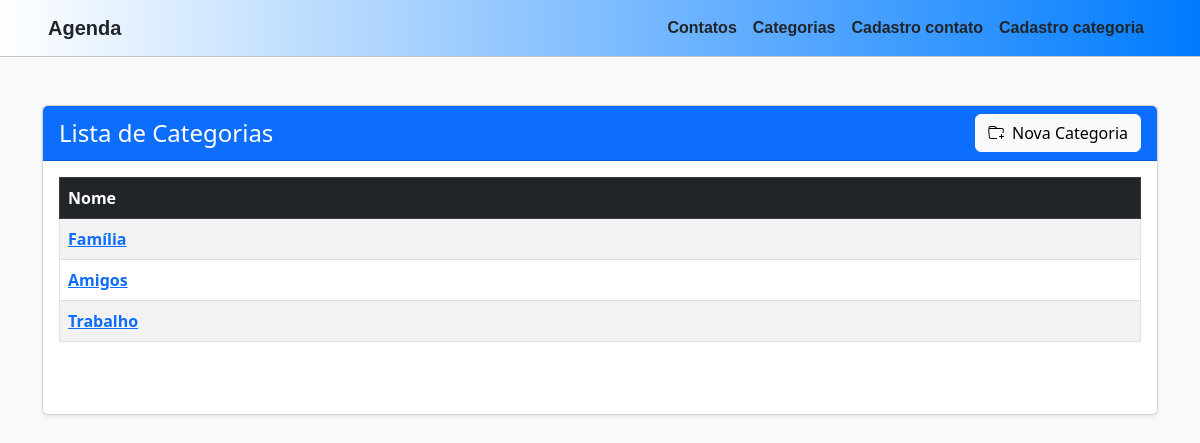
/categoria/listagem (signed in), run on an earlier commit of the app's database.
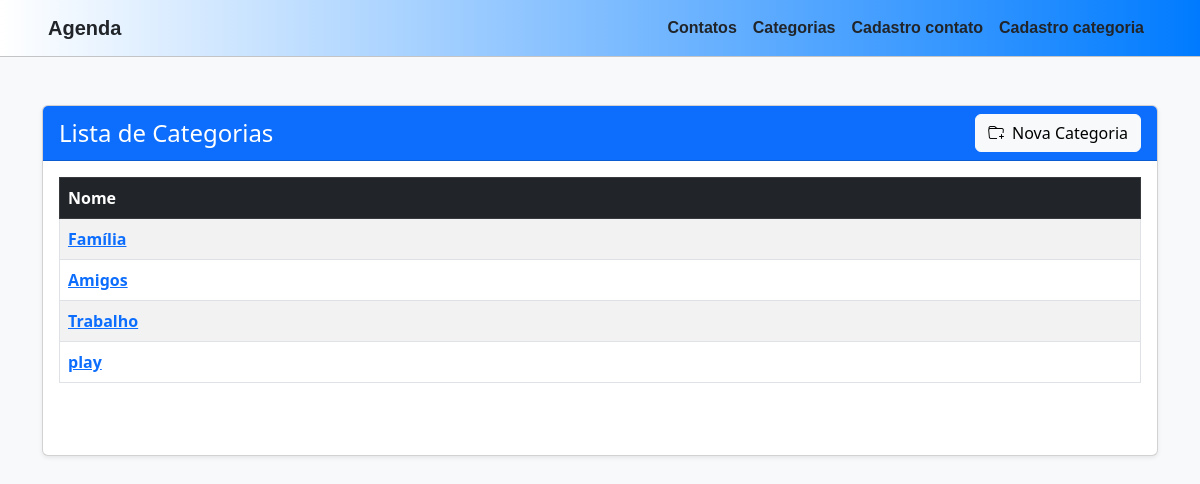
And on a later commit of the database.
### myapp/models.py (models this page shows, shortened)
class Categoria(models.Model):
    nome = models.CharField(max_length=200, verbose_name="Nome")

### myapp/views.py (the view)
# urls.py: path('categoria/listagem', views.categoria_list_view, name='listagem_categorias'),
@login_required(login_url='login')
def categoria_list_view(request):
            categorias = Categoria.objects.all()
            return render(request, 'myapp/listagem_categorias.html', {'categorias': categorias})

### myapp/templates/myapp/listagem_categorias.html (shortened to what this page needs)
<!DOCTYPE html>
<html lang="pt-br">
<head>
    <link href="https://cdn.jsdelivr.net/npm/bootstrap@5.3.0/dist/css/bootstrap.min.css" rel="stylesheet">
    <link href="https://cdn.jsdelivr.net/npm/bootstrap-icons@1.10.5/font/bootstrap-icons.css" rel="stylesheet">
</head>
<body class="bg-body-tertiary">
    {% include 'myapp/includes/navbar.html' %}
    <main class="container my-5">
        <div class="card shadow-sm">
            <div class="card-header bg-primary text-white d-flex justify-content-between align-items-center">
                <h4 class="mb-0">Lista de Categorias</h4>
                <a href="{% url 'categoria_cadastro' %}" class="btn btn-light">
                    <i class="bi bi-folder-plus me-2"></i>Nova Categoria
                </a>
            </div>
            <div class="card-body">
                <div class="table-responsive">
                    <table class="table table-striped table-hover table-bordered">
                        <thead class="table-dark">
                            <tr>
                                <th scope="col">Nome</th>
                            </tr>
                        </thead>
                        <tbody>
                            {% for categoria in categorias %}
                            <tr>
                                <td>
                                    <a href="{% url 'categoria_detalhe' categoria.id %}" class="text-primary fw-bold">
                                        {{ categoria.nome }}
                                    </a>
                                </td>
                            </tr>
                            {% endfor %}
                        </tbody>
                    </table>
                </div>
                <nav aria-label="Paginação" class="d-flex justify-content-between mt-4">
                </nav>
            </div>
        </div>
    </main>
</body>
</html>

What changed in the data, as far as the page shows it:
added Categoria: nome "play"
